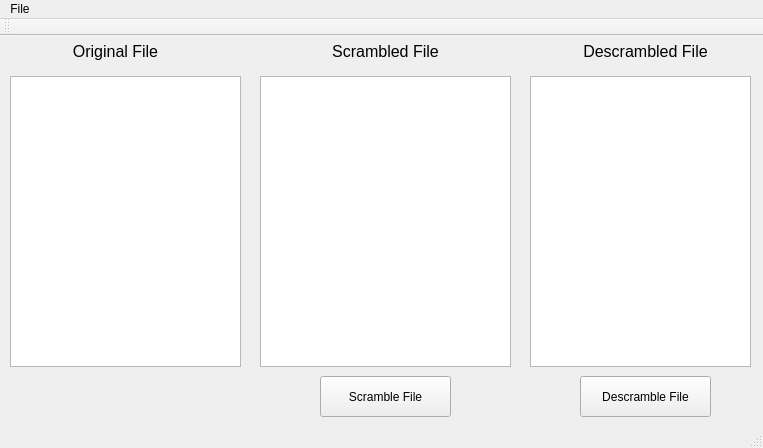
<?xml version="1.0" encoding="UTF-8"?>
<ui version="4.0">
 <class>Gui</class>
 <widget class="QMainWindow" name="Gui">
  <property name="geometry">
   <rect>
    <x>0</x>
    <y>0</y>
    <width>763</width>
    <height>448</height>
   </rect>
  </property>
  <property name="windowTitle">
   <string>Gui</string>
  </property>
  <widget class="QWidget" name="centralWidget">
   <widget class="QTextEdit" name="originalFile">
    <property name="geometry">
     <rect>
      <x>10</x>
      <y>40</y>
      <width>231</width>
      <height>291</height>
     </rect>
    </property>
    <property name="readOnly">
     <bool>true</bool>
    </property>
   </widget>
   <widget class="QLabel" name="label">
    <property name="geometry">
     <rect>
      <x>50</x>
      <y>0</y>
      <width>131</width>
      <height>31</height>
     </rect>
    </property>
    <property name="text">
     <string>&lt;html&gt;&lt;head/&gt;&lt;body&gt;&lt;p align=&quot;center&quot;&gt;&lt;span style=&quot; font-size:12pt;&quot;&gt;Original File&lt;/span&gt;&lt;/p&gt;&lt;/body&gt;&lt;/html&gt;</string>
    </property>
   </widget>
   <widget class="QTextEdit" name="scrambledFile">
    <property name="geometry">
     <rect>
      <x>260</x>
      <y>40</y>
      <width>251</width>
      <height>291</height>
     </rect>
    </property>
    <property name="readOnly">
     <bool>true</bool>
    </property>
   </widget>
   <widget class="QLabel" name="label_2">
    <property name="geometry">
     <rect>
      <x>320</x>
      <y>0</y>
      <width>131</width>
      <height>31</height>
     </rect>
    </property>
    <property name="text">
     <string>&lt;html&gt;&lt;head/&gt;&lt;body&gt;&lt;p align=&quot;center&quot;&gt;&lt;span style=&quot; font-size:12pt;&quot;&gt;Scrambled File&lt;/span&gt;&lt;/p&gt;&lt;/body&gt;&lt;/html&gt;</string>
    </property>
   </widget>
   <widget class="QPushButton" name="pushButton">
    <property name="geometry">
     <rect>
      <x>320</x>
      <y>340</y>
      <width>131</width>
      <height>41</height>
     </rect>
    </property>
    <property name="text">
     <string>Scramble File</string>
    </property>
   </widget>
   <widget class="QTextEdit" name="descrambledFile">
    <property name="geometry">
     <rect>
      <x>530</x>
      <y>40</y>
      <width>221</width>
      <height>291</height>
     </rect>
    </property>
    <property name="readOnly">
     <bool>true</bool>
    </property>
   </widget>
   <widget class="QPushButton" name="pushButton_2">
    <property name="geometry">
     <rect>
      <x>580</x>
      <y>340</y>
      <width>131</width>
      <height>41</height>
     </rect>
    </property>
    <property name="text">
     <string>Descramble File</string>
    </property>
   </widget>
   <widget class="QLabel" name="label_3">
    <property name="geometry">
     <rect>
      <x>580</x>
      <y>0</y>
      <width>131</width>
      <height>31</height>
     </rect>
    </property>
    <property name="text">
     <string>&lt;html&gt;&lt;head/&gt;&lt;body&gt;&lt;p align=&quot;center&quot;&gt;&lt;span style=&quot; font-size:12pt;&quot;&gt;Descrambled File&lt;/span&gt;&lt;/p&gt;&lt;/body&gt;&lt;/html&gt;</string>
    </property>
   </widget>
  </widget>
  <widget class="QMenuBar" name="menuBar">
   <property name="geometry">
    <rect>
     <x>0</x>
     <y>0</y>
     <width>763</width>
     <height>25</height>
    </rect>
   </property>
   <widget class="QMenu" name="menuFile">
    <property name="title">
     <string>File</string>
    </property>
    <addaction name="actionOpen"/>
   </widget>
   <addaction name="menuFile"/>
  </widget>
  <widget class="QToolBar" name="mainToolBar">
   <attribute name="toolBarArea">
    <enum>TopToolBarArea</enum>
   </attribute>
   <attribute name="toolBarBreak">
    <bool>false</bool>
   </attribute>
  </widget>
  <widget class="QStatusBar" name="statusBar"/>
  <action name="actionOpen">
   <property name="text">
    <string>Open</string>
   </property>
   <property name="shortcut">
    <string>Ctrl+O</string>
   </property>
  </action>
 </widget>
 <layoutdefault spacing="6" margin="11"/>
 <resources/>
 <connections/>
</ui>
